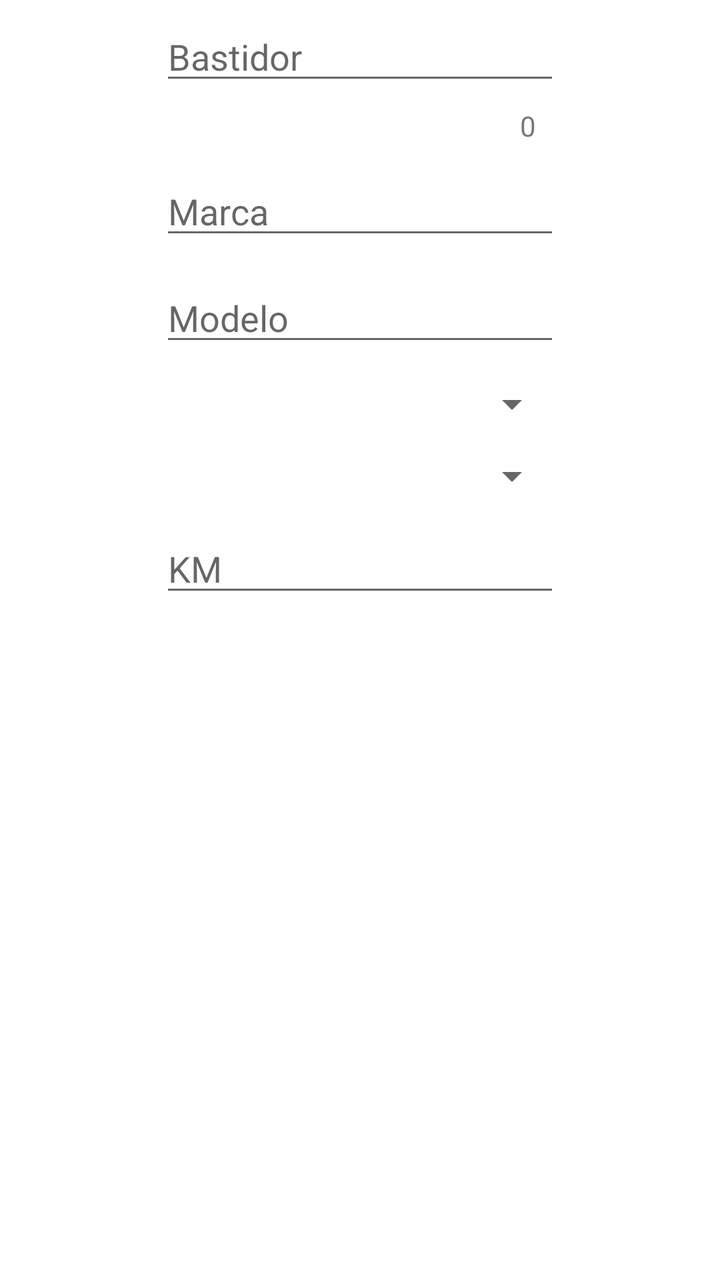
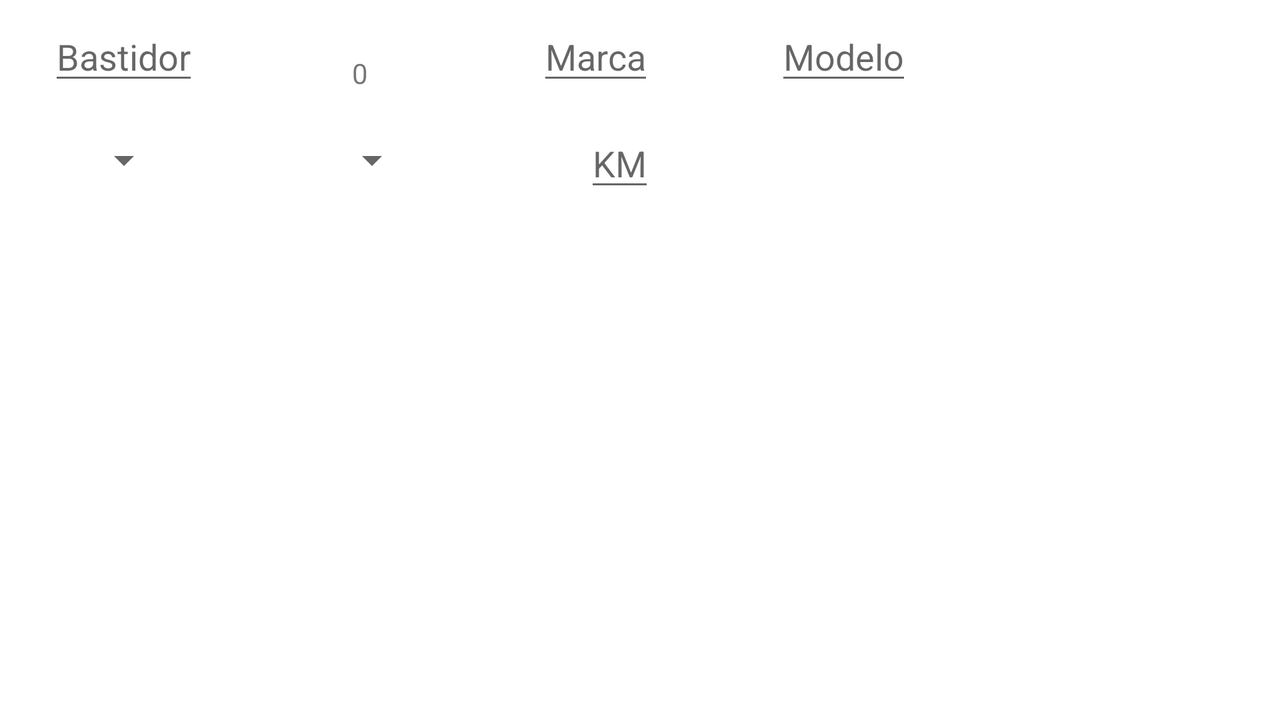

Two renders of one Android screen. The first uses the default layout on a phone; the second uses the alternative layout the repository ships for a different screen configuration, on a matching device. The two XML files are below.
<!-- AndroidManifest.xml: application theme Theme.Practica18_PabloFuertes -->
<!-- res/layout/ventana_anadir.xml -->
<?xml version="1.0" encoding="utf-8"?>
<LinearLayout xmlns:android="http://schemas.android.com/apk/res/android"
    android:layout_width="match_parent"
    android:layout_height="match_parent"
    android:orientation="vertical">




    <EditText
        android:layout_width="200dp"
        android:layout_height="wrap_content"
        android:hint="Bastidor"
        android:id="@+id/t2"
        android:layout_margin="6dp"
        android:layout_gravity="center"
        android:maxLength="17"
        />

    <TextView
        android:id="@+id/contador"
        android:layout_width="40dp"
        android:layout_height="wrap_content"
        android:layout_gravity="center_horizontal"
        android:layout_marginBottom="5dp"
        android:layout_marginLeft="100dp"
        android:maxLength="17"
        android:text="0"/>

    <EditText
        android:layout_width="200dp"
        android:layout_height="wrap_content"
        android:hint="Marca"
        android:id="@+id/t3"
        android:layout_margin="6dp"
        android:layout_gravity="center"/>
    <EditText
        android:layout_width="200dp"
        android:layout_height="wrap_content"
        android:hint="Modelo"
        android:id="@+id/t4"
        android:layout_margin="6dp"
        android:layout_gravity="center"/>
    <Spinner
        android:layout_width="200dp"
        android:layout_height="wrap_content"
        android:hint="Combustible"
        android:id="@+id/t5"
        android:layout_margin="6dp"
        android:layout_gravity="center"/>
    <Spinner
        android:layout_width="200dp"
        android:layout_height="wrap_content"
        android:hint="Color"
        android:id="@+id/t6"
        android:layout_margin="6dp"
        android:layout_gravity="center"/>
    <EditText
        android:layout_width="200dp"
        android:layout_height="wrap_content"
        android:hint="KM"
        android:id="@+id/t7"
        android:layout_margin="6dp"
        android:layout_gravity="center"/>
</LinearLayout>
<!-- resources referenced by this layout -->
<resources>
  <style name="Theme.Practica18_PabloFuertes" parent="Theme.MaterialComponents.DayNight.DarkActionBar">
          
          <item name="colorPrimary">@color/purple_500</item>
          <item name="colorPrimaryVariant">@color/purple_700</item>
          <item name="colorOnPrimary">@color/white</item>
          
          <item name="colorSecondary">@color/teal_200</item>
          <item name="colorSecondaryVariant">@color/teal_700</item>
          <item name="colorOnSecondary">@color/black</item>
          
          <item name="android:statusBarColor">?attr/colorPrimaryVariant</item>
          
      </style>
</resources>
<!-- res/layout-land/ventana_anadir.xml (the repository's variant of the layout above) -->
<!-- drawn on the phone turned sideways -->
<?xml version="1.0" encoding="utf-8"?>
<LinearLayout xmlns:android="http://schemas.android.com/apk/res/android"
    android:layout_width="match_parent"
    android:layout_height="match_parent"
    android:orientation="vertical">

    <TableLayout
        android:layout_width="match_parent"
        android:layout_height="match_parent">
        <TableRow>
            <EditText
                android:layout_width="100dp"
                android:layout_height="wrap_content"
                android:hint="Bastidor"
                android:id="@+id/t2"
                android:layout_margin="6dp"
                android:layout_gravity="center"
                android:maxLength="17"/>

            <TextView
                android:id="@+id/contador"
                android:layout_width="26dp"
                android:layout_height="wrap_content"
                android:layout_gravity="center"
                android:layout_marginTop="10dp"
                android:maxLength="17"
                android:text="0" />

            <EditText
                android:layout_width="100dp"
                android:layout_height="wrap_content"
                android:hint="Marca"
                android:id="@+id/t3"
                android:layout_margin="6dp"
                android:layout_gravity="center"/>
            <EditText
                android:layout_width="100dp"
                android:layout_height="wrap_content"
                android:hint="Modelo"
                android:id="@+id/t4"
                android:layout_margin="6dp"
                android:layout_gravity="center"/>
        </TableRow>
        <TableRow>


            <Spinner
                android:layout_width="100dp"
                android:layout_height="wrap_content"
                android:hint="Combustible"
                android:id="@+id/t5"
                android:layout_margin="6dp"
                android:layout_gravity="center"/>
            <Spinner
                android:layout_width="100dp"
                android:layout_height="wrap_content"
                android:hint="Color"
                android:id="@+id/t6"
                android:layout_margin="6dp"
                android:layout_gravity="center"/>
            <EditText
                android:layout_width="100dp"
                android:layout_height="wrap_content"
                android:hint="KM"
                android:id="@+id/t7"
                android:layout_margin="6dp"
                android:layout_gravity="center"/>
        </TableRow>

    </TableLayout>

</LinearLayout>
